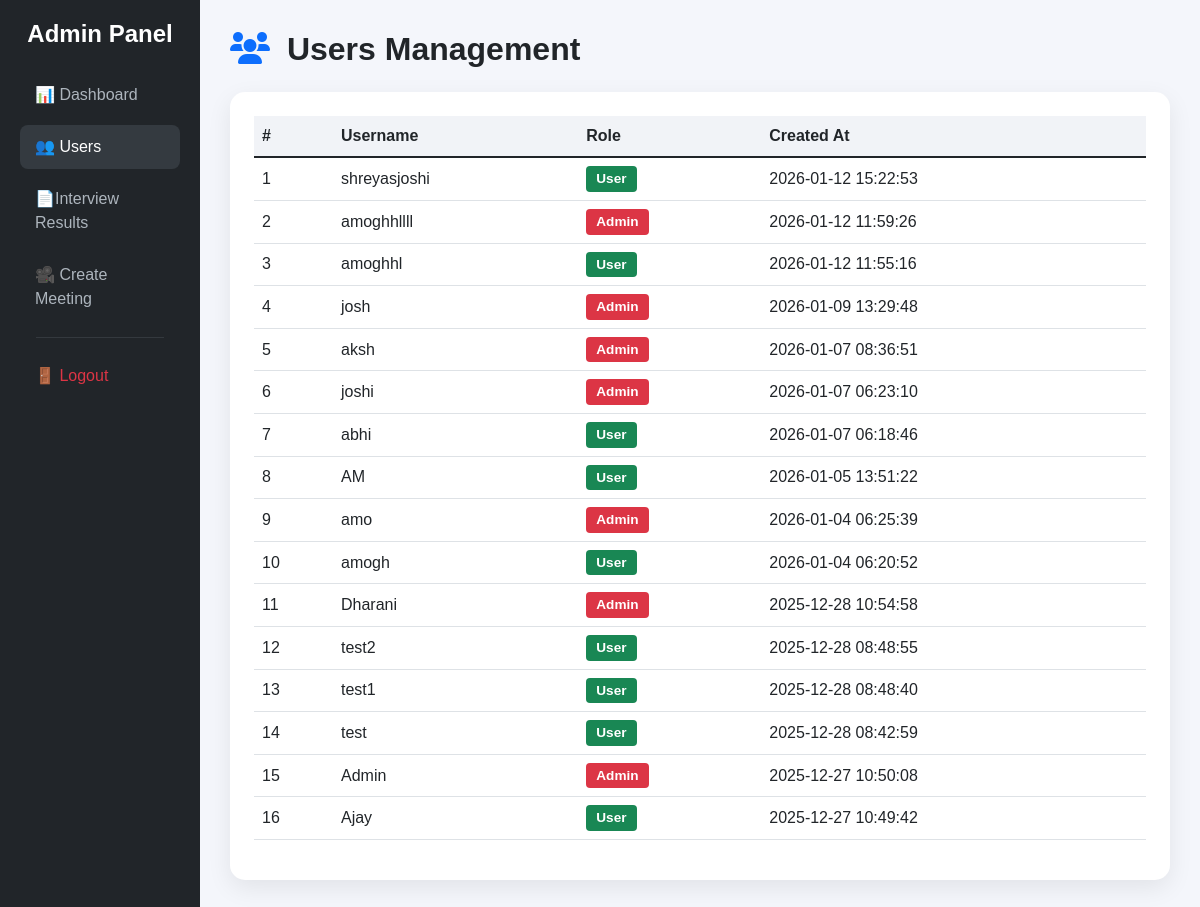
The app's page /admin/users (signed in), older data.
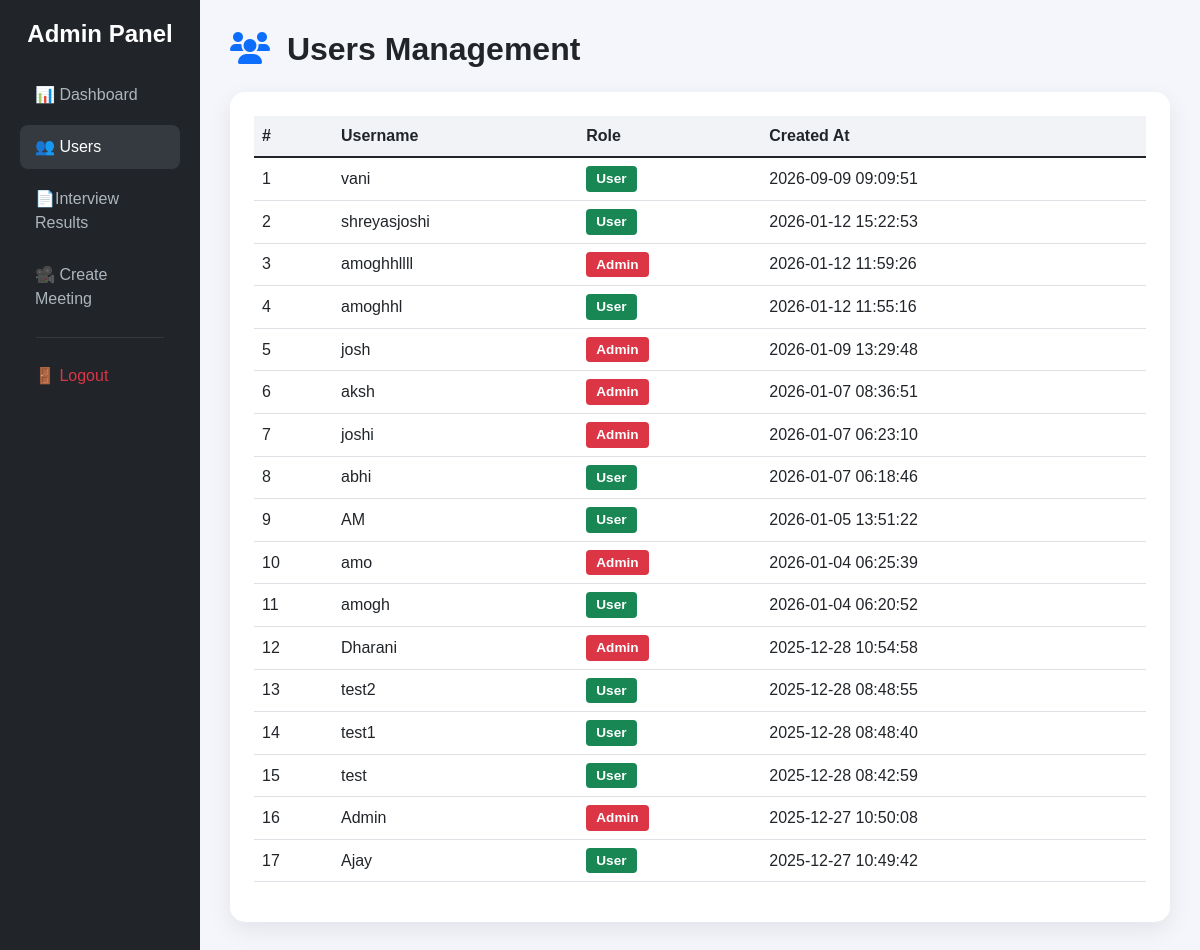
The same page, newer data.
### tables this page shows
CREATE TABLE users (
            id INTEGER PRIMARY KEY AUTOINCREMENT,
            username TEXT UNIQUE,
            password TEXT,
            role TEXT,
            created_at TIMESTAMP DEFAULT CURRENT_TIMESTAMP
        );

### app.py (the view)
@app.route('/admin/users')
def admin_users():
    if 'username' not in session or session.get('role') != 'admin':
        flash("Admin access required", "error")
        return redirect(url_for('login'))
    conn = sqlite3.connect(DB_NAME)
    c = conn.cursor()
    c.execute("""
        SELECT username, role, created_at
        FROM users
        ORDER BY created_at DESC
    """)
    users = c.fetchall()
    conn.close()
    return render_template('admin_users.html', users=users)

### templates/admin_users.html (shortened to what this page needs)
<!DOCTYPE html>
<html lang="en">
<head>
    <link href="https://cdn.jsdelivr.net/npm/bootstrap@5.1.3/dist/css/bootstrap.min.css" rel="stylesheet">
    <link href="https://cdnjs.cloudflare.com/ajax/libs/font-awesome/6.0.0/css/all.min.css" rel="stylesheet">
</head>
<body>
    <div class="container-fluid">
        <div class="row">
        <div class="col-md-2 sidebar">
            <h4 class="text-center mb-4">Admin Panel</h4>
            <a href="{{ url_for('admin_dashboard') }}">
                📊 Dashboard
            </a>
            <a href="{{ url_for('admin_users') }}" class="active">
                👥 Users
            </a>
            <a href="{{ url_for('admin_interviews') }}" >📄Interview Results</a>
            <a href="{{ url_for('admin_create_meeting') }}">
                🎥 Create Meeting
            </a>
            <hr class="text-secondary mx-3">
            <a href="{{ url_for('logout') }}" class="text-danger">
                🚪 Logout
            </a>
        </div>
            <div class="col-md-10 content">
                <div class="d-flex justify-content-between align-items-center mb-4">
                    <h2 class="fw-bold mb-0">
                        <i class="fas fa-users text-primary me-2"></i>
                        Users Management
                    </h2>
                </div>
                <div class="card p-4">
                    <div class="table-responsive">
                        <table class="table table-hover align-middle">
                            <thead>
                                <tr>
                                    <th>#</th>
                                    <th>Username</th>
                                    <th>Role</th>
                                    <th>Created At</th>
                                </tr>
                            </thead>
                            <tbody>
                                {% for user in users %}
                                <tr>
                                    <td>{{ loop.index }}</td>
                                    <td class="fw-semibold">{{ user[0] }}</td>
                                    <td>
                                        {% if user[1] == 'admin' %}
                                        <span class="badge bg-danger">Admin</span>
                                        {% else %}
                                        <span class="badge bg-success">User</span>
                                        {% endif %}
                                    </td>
                                    <td>{{ user[2] }}</td>
                                </tr>
                                {% else %}
                                <tr>
                                    <td colspan="4" class="text-center text-muted py-4">
                                        No users found
                                    </td>
                                </tr>
                                {% endfor %}
                            </tbody>
                        </table>
                    </div>
                </div>
            </div>
        </div>
    </div>
</body>
</html>

Row changes from the older to the newer data that the page shows:
added users: username "vani", role "User", created_at "2026-09-09 09:09:51"
